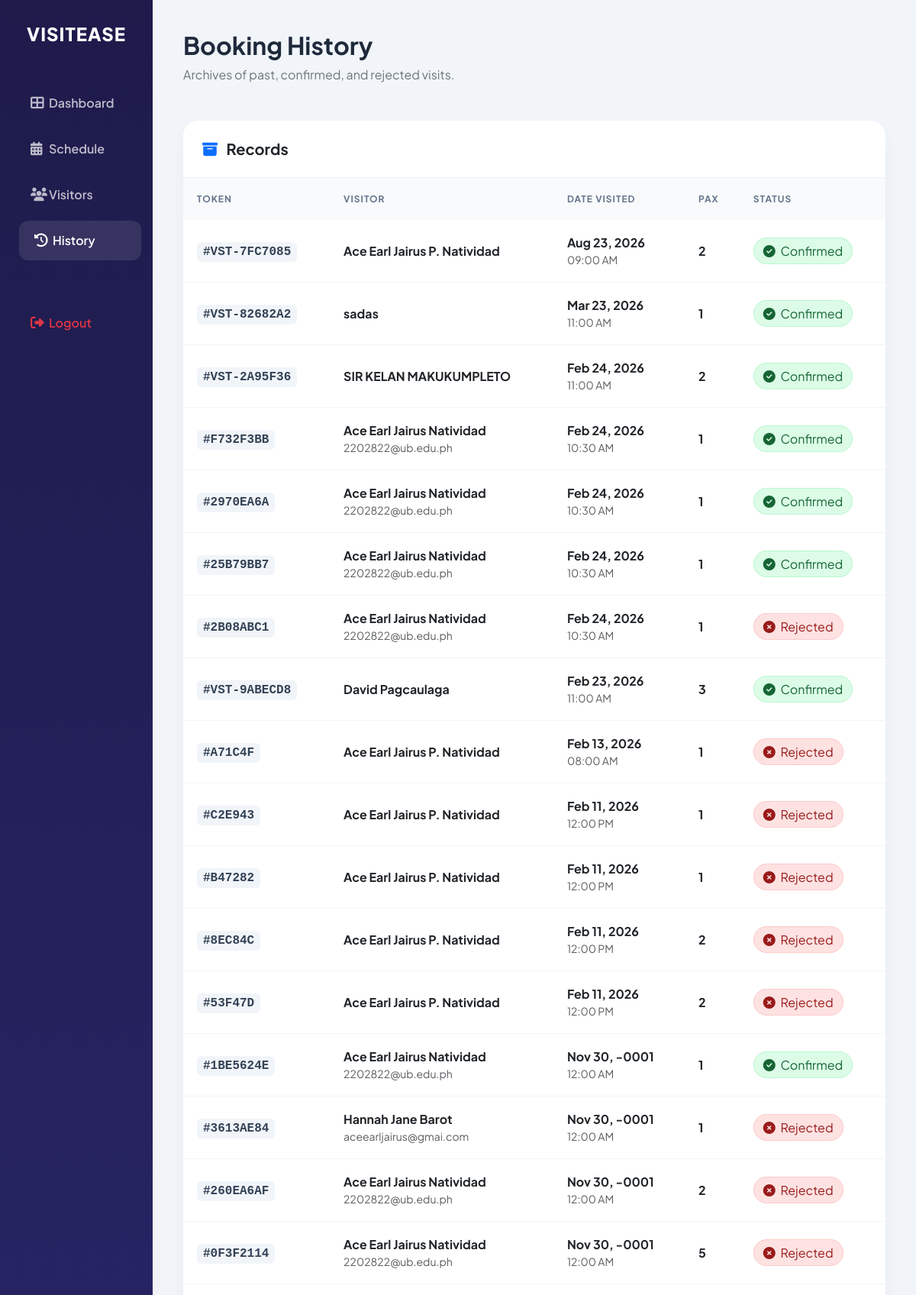
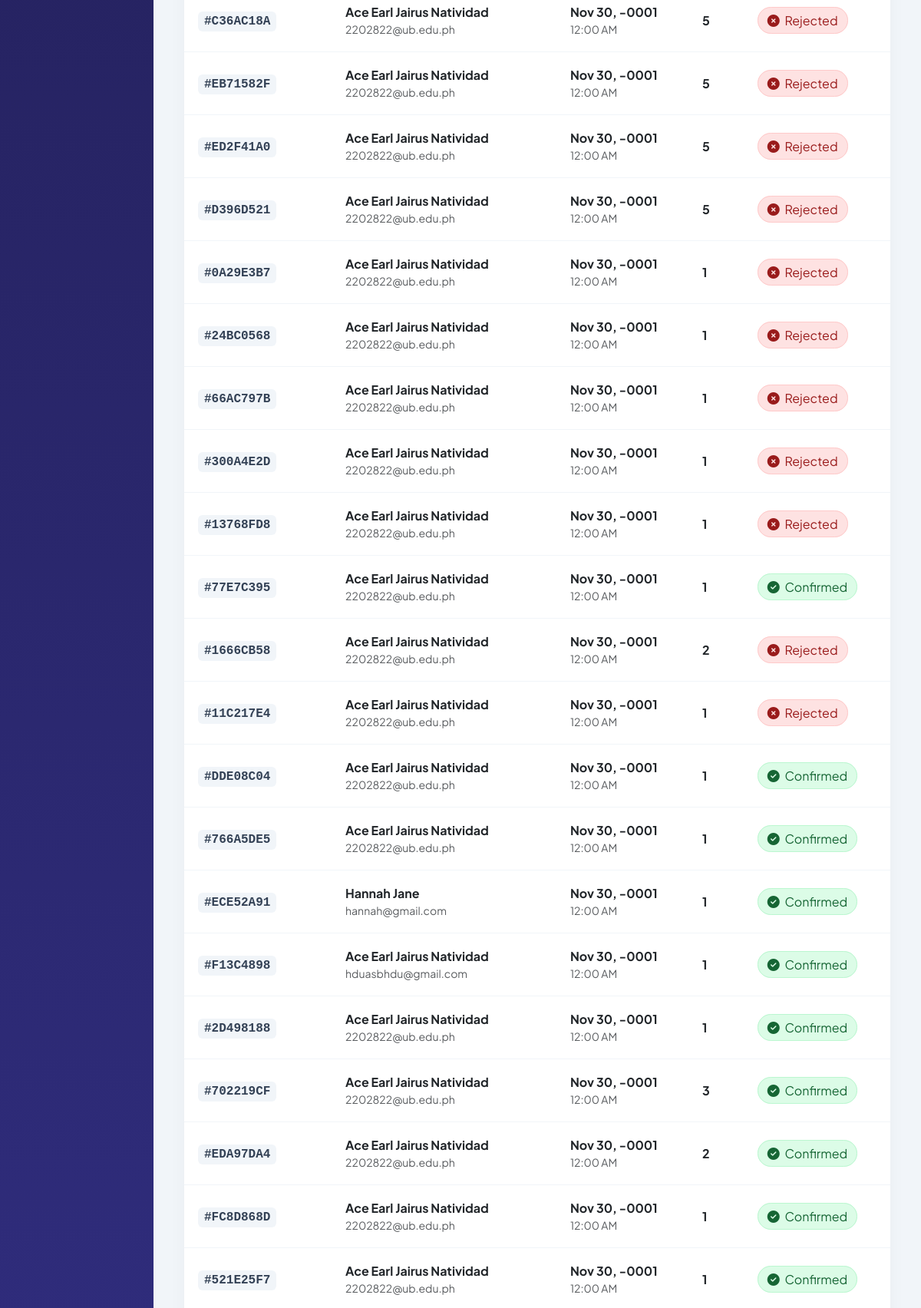
Screenshot of /history.php (signed in, upper part) with the database file from the repository (2 pictures, top to bottom).
### tables this page shows
CREATE TABLE `bookings` (
  `id` int(11) NOT NULL,
  `token` varchar(20) NOT NULL,
  `name` varchar(100) NOT NULL,
  `email` varchar(100) DEFAULT NULL,
  `phone` varchar(20) DEFAULT NULL,
  `date` date NOT NULL,
  `time` varchar(20) NOT NULL,
  `guests` int(11) NOT NULL,
  `schedule_id` int(11) NOT NULL,
  `visit_date` date DEFAULT NULL,
  `visit_time` varchar(50) DEFAULT NULL,
  `status` varchar(20) DEFAULT 'Pending',
  `created_at` timestamp NOT NULL DEFAULT current_timestamp(),
  `special_request` text DEFAULT NULL,
  `gcash_name` varchar(255) NOT NULL,
  `gcash_ref` varchar(255) NOT NULL,
  `gcash_receipt` varchar(255) DEFAULT NULL
);

### history.php (the view, shortened to what this page needs)
<?php
include 'db.php';
$sql = "SELECT * FROM bookings WHERE status != 'Pending' ORDER BY date DESC, time DESC";
$result = $conn->query($sql);
?>
<!DOCTYPE html>
<html lang="en">
<head>
    <link href="https://cdn.jsdelivr.net/npm/bootstrap@5.3.0/dist/css/bootstrap.min.css" rel="stylesheet">
    <link rel="stylesheet" href="https://cdnjs.cloudflare.com/ajax/libs/font-awesome/6.4.0/css/all.min.css">
</head>
<body>
<div class="container-fluid p-0">
    <div class="row g-0">
        <div class="col-md-2 sidebar d-none d-lg-block">
            <div class="brand-title h4 text-center">VISIT<span>EASE</span></div>
            <div class="nav flex-column">
                <a href="admin.php" class="nav-link"><i class="fas fa-th-large"></i> Dashboard</a>
                <a href="manage_schedule.php" class="nav-link"><i class="fas fa-calendar-alt"></i> Schedule</a>
                <a href="visitors.php" class="nav-link"><i class="fas fa-users"></i> Visitors</a>
                <a href="history.php" class="nav-link active"><i class="fas fa-history"></i> History</a>
                <a href="logout.php" class="nav-link text-danger mt-5"><i class="fas fa-sign-out-alt"></i> Logout</a>
            </div>
        </div>
        <div class="col-md-10 main-content">
            <div class="mb-5">
                <h2 class="fw-bold" style="color: #1e293b;">Booking History</h2>
                <p class="text-secondary">Archives of past, confirmed, and rejected visits.</p>
            </div>
            <div class="table-card">
                <div class="table-header">
                    <h5 class="m-0 fw-bold text-dark"><i class="fas fa-archive me-2 text-primary"></i> Records</h5>
                </div>
                <div class="table-responsive">
                    <table class="table mb-0">
                        <thead>
                            <tr>
                                <th>Token</th>
                                <th>Visitor</th>
                                <th>Date Visited</th>
                                <th>Pax</th>
                                <th>Status</th>
                            </tr>
                        </thead>
                        <tbody>
                            <?php if ($result->num_rows > 0): ?>
                                <?php while($row = $result->fetch_assoc()): ?>
                                    <tr>
                                        <td><span class="token-text">#<?php echo $row['token']; ?></span></td>
                                        <td>
                                            <div class="fw-bold text-dark"><?php echo $row['name']; ?></div>
                                            <div class="small text-muted"><?php echo $row['email']; ?></div>
                                        </td>
                                        <td>
                                            <div class="fw-bold"><?php echo date('M d, Y', strtotime($row['date'])); ?></div>
                                            <div class="small text-muted"><?php echo date('h:i A', strtotime($row['time'])); ?></div>
                                        </td>
                                        <td class="fw-bold"><?php echo $row['guests']; ?></td>
                                        <td>
                                            <?php if ($row['status'] == 'Confirmed'): ?>
                                                <span class="badge-confirmed"><i class="fas fa-check-circle me-1"></i> Confirmed</span>
                                            <?php else: ?>
                                                <span class="badge-rejected"><i class="fas fa-times-circle me-1"></i> Rejected</span>
                                            <?php endif; ?>
                                        </td>
                                    </tr>
                                <?php endwhile; ?>
                            <?php else: ?>
                                <tr><td colspan="5" class="text-center p-5 text-muted">No history records found.</td></tr>
                            <?php endif; ?>
                        </tbody>
                    </table>
                </div>
            </div>
        </div>
    </div>
</div>
</body>
</html>

### history.php (style rules this page uses)
:root { --primary-color: #4f46e5; --secondary-color: #64748b; --sidebar-bg: #1e1b4b; --bg-light: #f1f5f9; }
body { font-family: 'Plus Jakarta Sans', sans-serif; background: var(--bg-light); overflow-x: hidden; }
.main-content { padding: 40px; animation: fadeInSlide 0.6s ease-out forwards; }
.sidebar { background: linear-gradient(180deg, var(--sidebar-bg) 0%, #312e81 100%); min-height: 100vh; padding: 30px 20px; color: white; }
.brand-title { font-weight: 800; letter-spacing: 1px; margin-bottom: 50px; }
.nav-link { color: rgba(255,255,255,0.7); padding: 14px 20px; border-radius: 12px; margin-bottom: 8px; font-weight: 600; transition: all 0.3s; display: flex; align-items: center; }
.nav-link:hover, .nav-link.active { background: rgba(255,255,255,0.1); color: white; transform: translateX(5px); }
.nav-link i { width: 24px; font-size: 1.1rem; }
.table-card { background: white; border-radius: 20px; box-shadow: 0 10px 30px -10px rgba(0,0,0,0.08); overflow: hidden; border: none; }
.table-header { padding: 25px; border-bottom: 2px solid #f1f5f9; }
.table thead th { background: #f8fafc; color: var(--secondary-color); font-weight: 700; text-transform: uppercase; font-size: 0.75rem; letter-spacing: 1px; padding: 18px; border: none; }
.table td { padding: 18px; vertical-align: middle; border-bottom: 1px solid #f1f5f9; }
.badge-confirmed { background: #dcfce7; color: #166534; border: 1px solid #bbf7d0; padding: 6px 12px; border-radius: 20px; }
.badge-rejected { background: #fee2e2; color: #991b1b; border: 1px solid #fecaca; padding: 6px 12px; border-radius: 20px; }
.token-text { font-family: monospace; background: #f1f5f9; padding: 4px 8px; border-radius: 6px; color: #334155; font-weight: 600; }

### rows the page displays
bookings: token "VST-7FC7085", name "Ace Earl Jairus P. Natividad", date "Aug 23, 2026", time "09:00 AM", guests "2", status "Confirmed" (drawn)
bookings: token "VST-82682A2", name "sadas", date "Mar 23, 2026", time "11:00 AM", guests "1", status "Confirmed" (drawn)
bookings: token "VST-2A95F36", name "SIR KELAN MAKUKUMPLETO", date "Feb 24, 2026", time "11:00 AM", guests "2", status "Confirmed" (drawn)
bookings: token "F732F3BB", name "Ace Earl Jairus Natividad", email "2202822@ub.edu.ph", date "Feb 24, 2026", time "10:30 AM", guests "1", status "Confirmed" (drawn)
bookings: token "2970EA6A", name "Ace Earl Jairus Natividad", email "2202822@ub.edu.ph", date "Feb 24, 2026", time "10:30 AM", guests "1", status "Confirmed" (drawn)
bookings: token "25B79BB7", name "Ace Earl Jairus Natividad", email "2202822@ub.edu.ph", date "Feb 24, 2026", time "10:30 AM", guests "1", status "Confirmed" (drawn)
bookings: token "2B08ABC1", name "Ace Earl Jairus Natividad", email "2202822@ub.edu.ph", date "Feb 24, 2026", time "10:30 AM", guests "1", status "Rejected"
bookings: token "VST-9ABECD8", name "David Pagcaulaga", date "Feb 23, 2026", time "11:00 AM", guests "3", status "Confirmed" (drawn)
bookings: token "A71C4F", name "Ace Earl Jairus P. Natividad", date "Feb 13, 2026", time "08:00 AM", guests "1", status "Rejected"
bookings: token "C2E943", name "Ace Earl Jairus P. Natividad", date "Feb 11, 2026", time "12:00 PM", guests "1", status "Rejected"
bookings: token "B47282", name "Ace Earl Jairus P. Natividad", date "Feb 11, 2026", time "12:00 PM", guests "1", status "Rejected"
bookings: token "8EC84C", name "Ace Earl Jairus P. Natividad", date "Feb 11, 2026", time "12:00 PM", guests "2", status "Rejected"
bookings: token "53F47D", name "Ace Earl Jairus P. Natividad", date "Feb 11, 2026", time "12:00 PM", guests "2", status "Rejected"
bookings: token "1BE5624E", name "Ace Earl Jairus Natividad", email "2202822@ub.edu.ph", date "Nov 30, -0001", time "12:00 AM", guests "1", status "Confirmed" (drawn)
bookings: token "3613AE84", name "Hannah Jane Barot", email "aceearljairus@gmai.com", date "Nov 30, -0001", time "12:00 AM", guests "1", status "Rejected"
bookings: token "260EA6AF", name "Ace Earl Jairus Natividad", email "2202822@ub.edu.ph", date "Nov 30, -0001", time "12:00 AM", guests "2", status "Rejected"
bookings: token "0F3F2114", name "Ace Earl Jairus Natividad", email "2202822@ub.edu.ph", date "Nov 30, -0001", time "12:00 AM", guests "5", status "Rejected"
bookings: token "C36AC18A", name "Ace Earl Jairus Natividad", email "2202822@ub.edu.ph", date "Nov 30, -0001", time "12:00 AM", guests "5", status "Rejected"
bookings: token "EB71582F", name "Ace Earl Jairus Natividad", email "2202822@ub.edu.ph", date "Nov 30, -0001", time "12:00 AM", guests "5", status "Rejected"
bookings: token "ED2F41A0", name "Ace Earl Jairus Natividad", email "2202822@ub.edu.ph", date "Nov 30, -0001", time "12:00 AM", guests "5", status "Rejected"
bookings: token "D396D521", name "Ace Earl Jairus Natividad", email "2202822@ub.edu.ph", date "Nov 30, -0001", time "12:00 AM", guests "5", status "Rejected"
bookings: token "0A29E3B7", name "Ace Earl Jairus Natividad", email "2202822@ub.edu.ph", date "Nov 30, -0001", time "12:00 AM", guests "1", status "Rejected"
bookings: token "24BC0568", name "Ace Earl Jairus Natividad", email "2202822@ub.edu.ph", date "Nov 30, -0001", time "12:00 AM", guests "1", status "Rejected"
bookings: token "66AC797B", name "Ace Earl Jairus Natividad", email "2202822@ub.edu.ph", date "Nov 30, -0001", time "12:00 AM", guests "1", status "Rejected"
bookings: token "300A4E2D", name "Ace Earl Jairus Natividad", email "2202822@ub.edu.ph", date "Nov 30, -0001", time "12:00 AM", guests "1", status "Rejected"
bookings: token "13768FD8", name "Ace Earl Jairus Natividad", email "2202822@ub.edu.ph", date "Nov 30, -0001", time "12:00 AM", guests "1", status "Rejected"
bookings: token "77E7C395", name "Ace Earl Jairus Natividad", email "2202822@ub.edu.ph", date "Nov 30, -0001", time "12:00 AM", guests "1", status "Confirmed" (drawn)
bookings: token "1666CB58", name "Ace Earl Jairus Natividad", email "2202822@ub.edu.ph", date "Nov 30, -0001", time "12:00 AM", guests "2", status "Rejected"
bookings: token "11C217E4", name "Ace Earl Jairus Natividad", email "2202822@ub.edu.ph", date "Nov 30, -0001", time "12:00 AM", guests "1", status "Rejected"
bookings: token "DDE08C04", name "Ace Earl Jairus Natividad", email "2202822@ub.edu.ph", date "Nov 30, -0001", time "12:00 AM", guests "1", status "Confirmed" (drawn)
bookings: token "766A5DE5", name "Ace Earl Jairus Natividad", email "2202822@ub.edu.ph", date "Nov 30, -0001", time "12:00 AM", guests "1", status "Confirmed" (drawn)
bookings: token "ECE52A91", name "Hannah Jane", email "hannah@gmail.com", date "Nov 30, -0001", time "12:00 AM", guests "1", status "Confirmed" (drawn)
bookings: token "F13C4898", name "Ace Earl Jairus Natividad", email "hduasbhdu@gmail.com", date "Nov 30, -0001", time "12:00 AM", guests "1", status "Confirmed" (drawn)
bookings: token "2D498188", name "Ace Earl Jairus Natividad", email "2202822@ub.edu.ph", date "Nov 30, -0001", time "12:00 AM", guests "1", status "Confirmed" (drawn)
bookings: token "702219CF", name "Ace Earl Jairus Natividad", email "2202822@ub.edu.ph", date "Nov 30, -0001", time "12:00 AM", guests "3", status "Confirmed" (drawn)
bookings: token "EDA97DA4", name "Ace Earl Jairus Natividad", email "2202822@ub.edu.ph", date "Nov 30, -0001", time "12:00 AM", guests "2", status "Confirmed" (drawn)
bookings: token "FC8D868D", name "Ace Earl Jairus Natividad", email "2202822@ub.edu.ph", date "Nov 30, -0001", time "12:00 AM", guests "1", status "Confirmed" (drawn)
bookings: token "521E25F7", name "Ace Earl Jairus Natividad", email "2202822@ub.edu.ph", date "Nov 30, -0001", time "12:00 AM", guests "1", status "Confirmed" (drawn)
